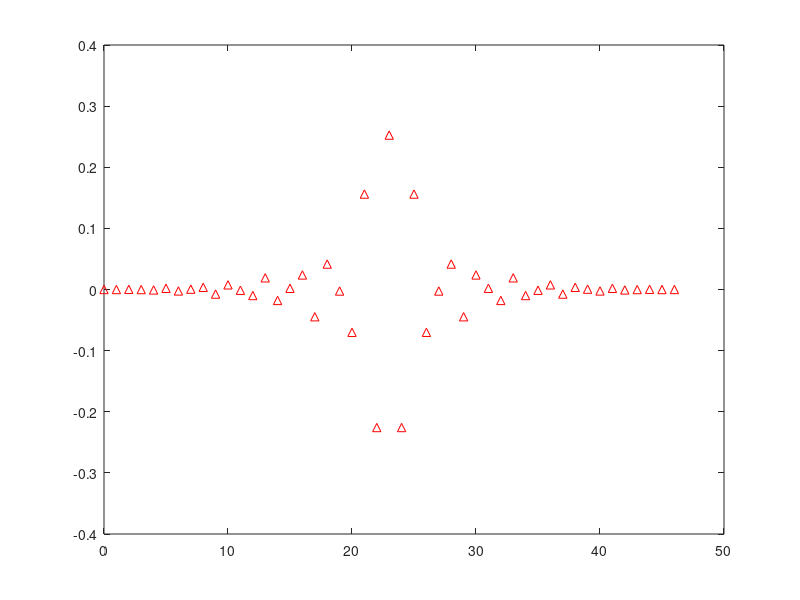
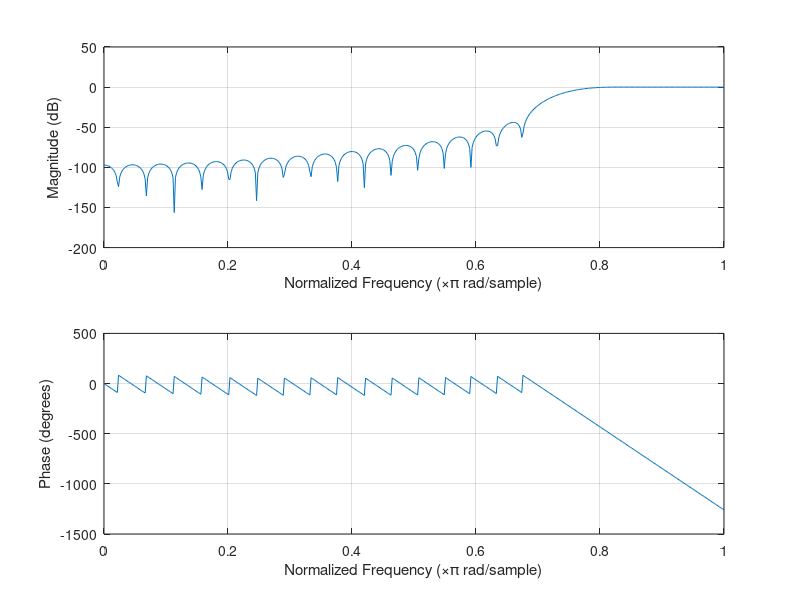
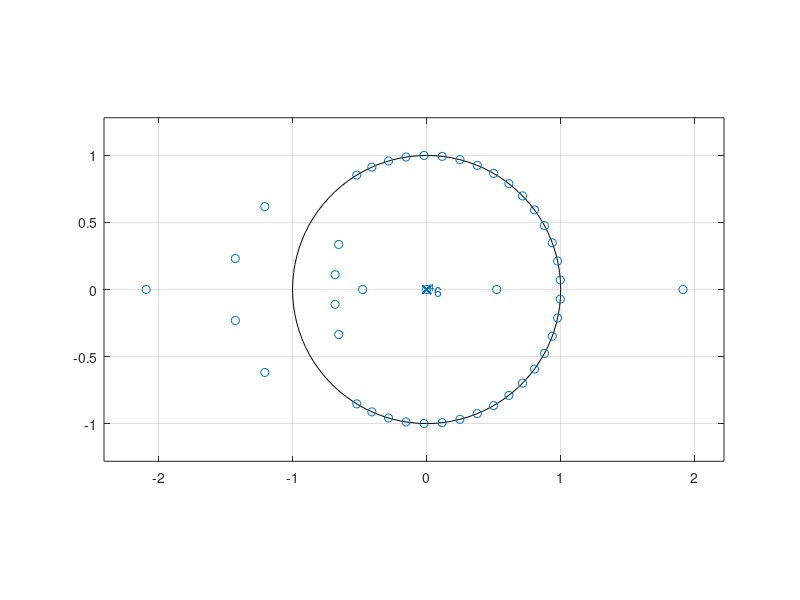

MATLAB code for these plots, in order:
close all
clear all
Fs = 44.1e3;
%Fstop = [0 15e3/Fs];
%Fpass = [18e3/Fs 22.05e3/Fs];
%Apass = 0.1;
%Astop = 30;
Wn = 16.5e3/Fs*2;
d = fir1(46,Wn,'high', hanning(47));
figure
impz(d)
hold on
figure
freqz(d,1)%分母是1
hold on
figure
zplane(d)
%fvtool(d)